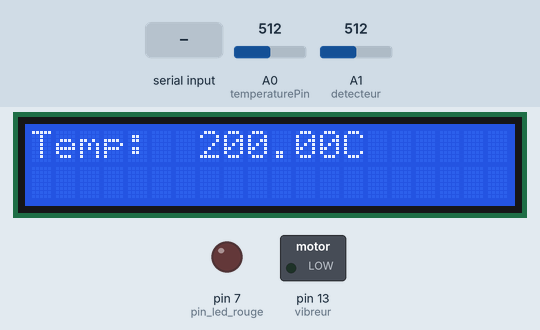
A sketch run on a simulated Arduino Uno, built with avr-gcc and run on an emulated ATmega328P. Shown: 20×2 character LCD, switched loads named in the sketch (green lamp = pin HIGH), output pins drawn as LEDs (lit = HIGH). The test bench sets the inputs (shaded band); at power-on: A1 (detecteur) = 512, A0 (temperaturePin) = 512. What the sketch prints to the serial monitor is not drawn.

Above: at 1.2 s.
1.3 s: A1 (detecteur) set to 266
5.7 s: A1 (detecteur) set to 236
At 8.0 s:
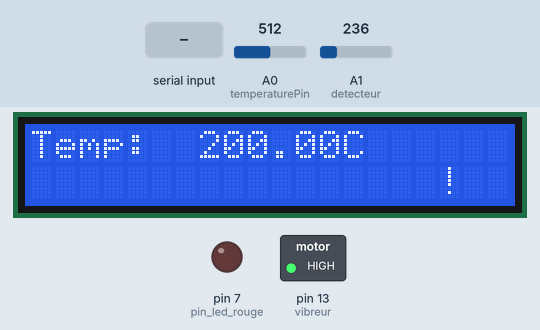
8.3 s: "Temp" received over Serial
At 10.9 s:
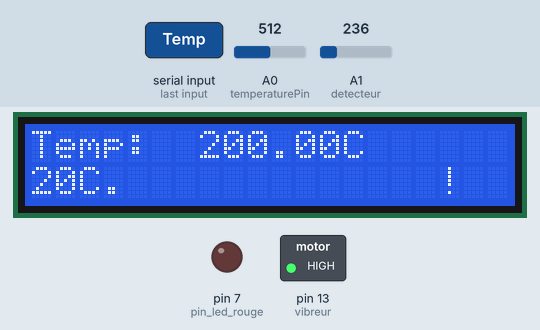
11.7 s: A0 (temperaturePin) set to 323
At 13.0 s:
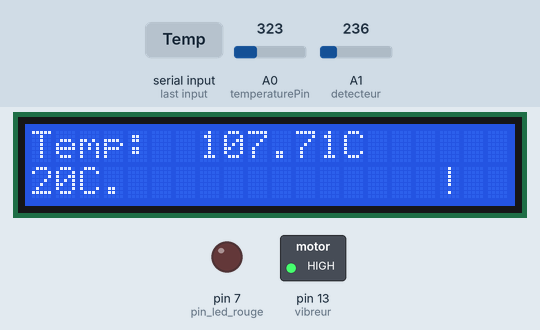
14.2 s: A0 (temperaturePin) set to 289
At 16.2 s:
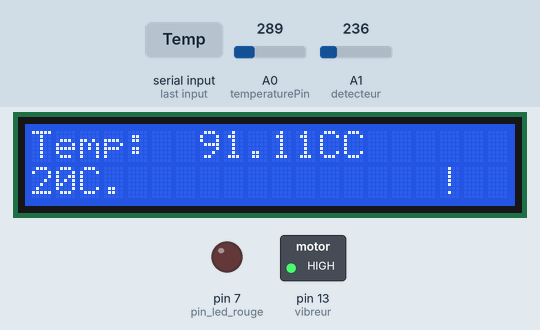
16.6 s: "Loc" received over Serial
At 19.0 s:
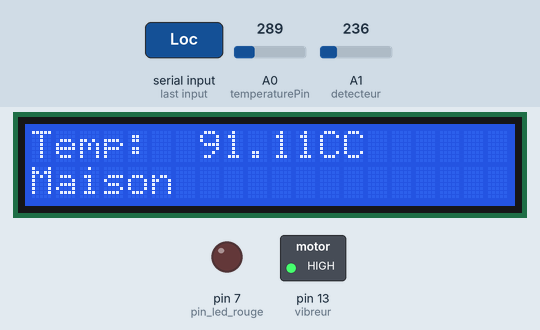
Timing chart, 0 to 20.5 s (numbered marks = the images above; inputs shaded):
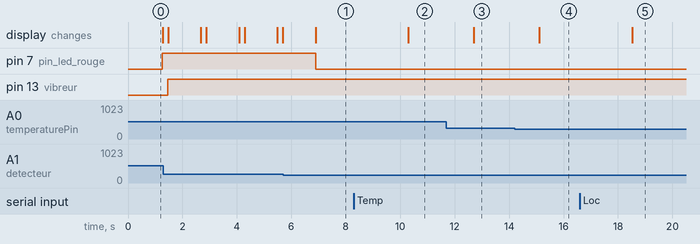

The sketch:

final1.ino
```cpp
#include <LiquidCrystal.h>

// include the library code:
#include <LiquidCrystal.h>

// initialize the library with the numbers of the interface pins
LiquidCrystal lcd2(12, 11, 5, 4, 3, 2);
float stepADC = 0.0048828125;
// adresse du Buzzer (PIN)
int BUZZER_PIN = 4;
// adresse du BP1 (bouton poussoir 1)
int Bp1 = 2;
// variable de l'etat de l'appui sur le BP1
int appui_bp1 = 0;
// variable pour son
float demi_periode = (2.27e-3) * 1000000;
//temps du son en milliseconde
float temps = 500;
//variable de calcul du temps de fonctionnement du buzzer
float duree = 0;
float frequenc = 120;
// adresse du Vibreur (PIN)
int vibreur = 13;
// seuil de température fixer
int baselineTemp = 40;
//initialisation de variables
int celsius = 0;
String demande = "";
// adresse du capteur de gaz (PIN)
int detecteur = A1;
// seuil de gaz dans l'air fixer
int niveau_senseur = 250;
// adresse du led rouge (PIN)
int pin_led_rouge = 7;
bool gaz = false;
// adresse du lcd (PIN)
const int temperaturePin = A0;

float getVoltage(int pin)
{
  return (analogRead(pin) * 0.004882812);
}


void setup() {
// Initialisation des composants
  pinMode(BUZZER_PIN, OUTPUT);
  pinMode(Bp1, INPUT);
  digitalWrite(Bp1, HIGH);
  pinMode(detecteur, INPUT);
  pinMode(pin_led_rouge, OUTPUT);
  pinMode(A0, INPUT);
  pinMode(vibreur, OUTPUT);

 // taille du serial
  Serial.begin(9600);

//initialisation de l'écran LCD et affichage du nom de l'application
  lcd2.begin(20, 2);
  lcd2.setCursor(0,0);
  lcd2.print("test");


}


void loop() {
  float voltage, degreesC, degreesF;
  voltage = getVoltage(temperaturePin);
  degreesC = (voltage - 0.5) * 100.0;
  degreesF = degreesC * (9.0/5.0) + 32.0;


  lcd2.setCursor(0,0);
  lcd2.print("Temp:  ");
  lcd2.print(degreesC);
  lcd2.print("C");


 delay(200);
delay(1000);

// récupération de la valeur du détécteur
  int valeur_detecteur = analogRead(detecteur);
// Si la présence de gaz est supérieur au seuil fixer (niveau_senceur) on fait clignoter le led rouge et affiche un message sur l'écran LCD
  if (valeur_detecteur >= niveau_senseur) {
    digitalWrite(pin_led_rouge, HIGH);
    lcd2.setCursor(0,1);
    lcd2.print("Presence de gaz!!!   ");
    lcd2.noDisplay();
  	delay(200);
  	lcd2.display();
    gaz = true;

  }
  //sinon éteindre la led rouge et effacer le message sur l'écran LED
  else if (valeur_detecteur < niveau_senseur && gaz) {
    digitalWrite(pin_led_rouge, LOW);
    lcd2.setCursor(0,1);
    lcd2.print("                 ");
    gaz = false;
  }
// Récupération et calcul de la température en C°
  celsius = map(((analogRead(A0) - 20) * 3.04), 0, 1023, -40, 125);

// si la température est inférieure au seuil fixer à 40 le vibreur ne s'active pas sinon il s'active pour calmer le chien
  if (celsius < baselineTemp) {
    digitalWrite(vibreur, LOW);
  } else {
    digitalWrite(vibreur, HIGH);
  }

 // Récupération de l'état du bouton
  appui_bp1 = digitalRead(Bp1);
// si le bouton est appuyer on allume le buzzer le temps de la
  if (appui_bp1 == LOW) {
    duree = 0;
    float frequenc;
    while (duree < temps * 1000) {
      digitalWrite(BUZZER_PIN, HIGH);
      delayMicroseconds(demi_periode);
      digitalWrite(BUZZER_PIN, LOW);
      delayMicroseconds(demi_periode);
      duree = duree + 2 * demi_periode;
    }
  }
// commande sur le moniteur série
// vérification qu'une information à été prise en entrée
  if (Serial.available() > 0) {

    demande = Serial.readString();
    Serial.print("I received:");
    Serial.println(demande);
 // Action "Temp" affiche la température du chien

    if (demande == "Temp") {
      lcd2.setCursor(0,1);
      lcd2.print(celsius);
      lcd2.setCursor(2,1);
      lcd2.print("C.           ");
    }
// Action "Loc" envoie la localisation du chien

    else if (demande == "Loc") {
      lcd2.setCursor(0,1);
      lcd2.print("Maison            ");
    }
// Action "Calm" Active le vibreur pour calmer le chien

    else if (demande == "Calm") {
      lcd2.setCursor(0,1);
      digitalWrite(vibreur, HIGH);
      delayMicroseconds(demi_periode);
      digitalWrite(vibreur, LOW);
      lcd2.print("Nous calmons votre chien");

    }
  }
}
```

Measured:
- the behaviour switches between 250 and 249 on A1 (detecteur) (found by bisection; images 0 and 1)
- the behaviour switches between 308 and 307 on A0 (temperaturePin) (found by bisection; images 3 and 4)
- after the input at 5.7 s, pin 7 (pin_led_rouge): HIGH → LOW after 1.2 s; the display: changes after 1.2 s (image 1)
- after the input at 8.3 s, the display: changes after 2.0 s (image 2)
- after the input at 11.7 s, the display: changes after 1.0 s (image 3)
- after the input at 14.2 s, the display: changes after 0.91 s (image 4)
- after the input at 16.6 s, the display: changes after 1.9 s (image 5)
